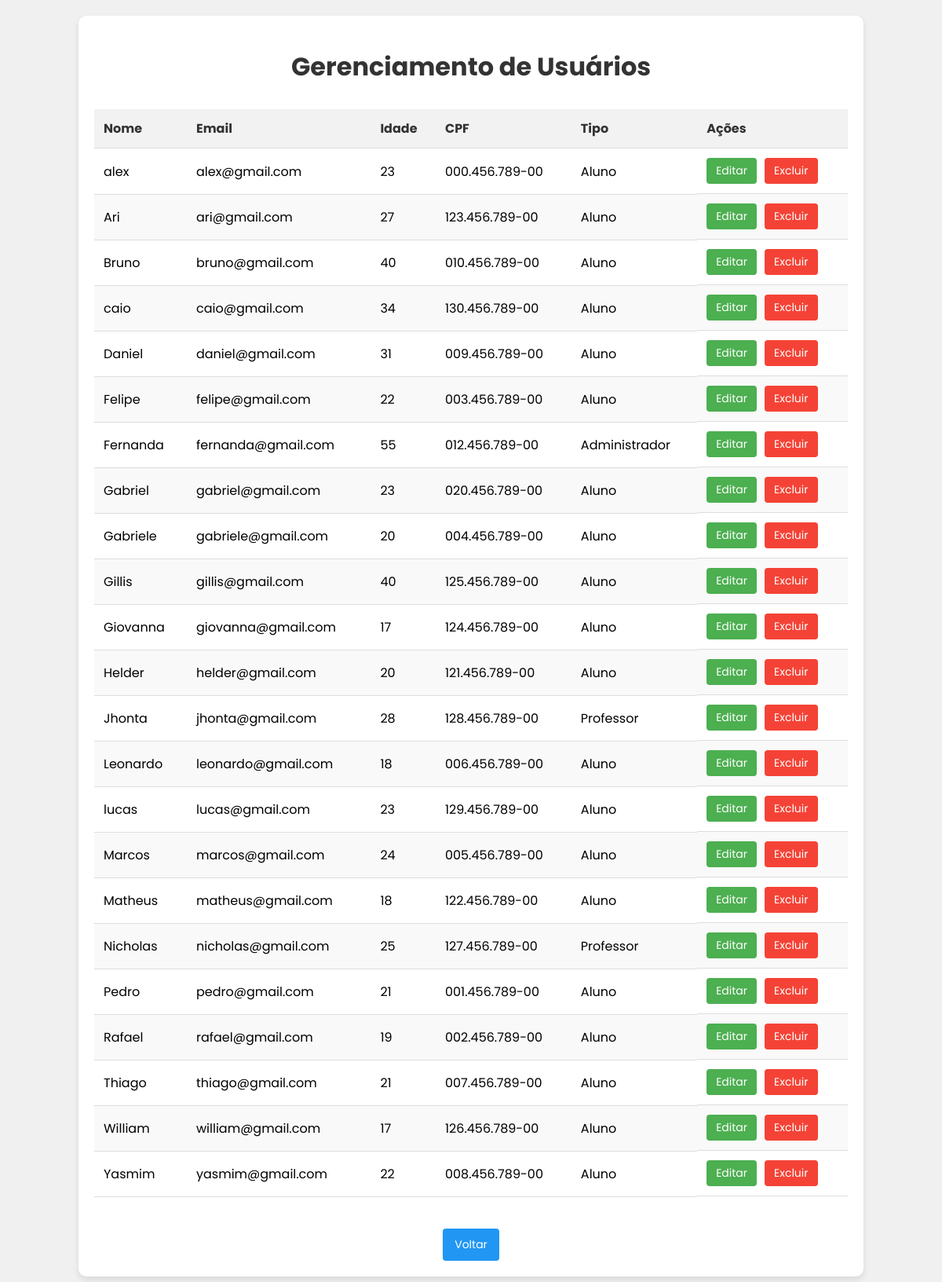
The app's page /gerenciar_usuarios.php (signed in), older data.
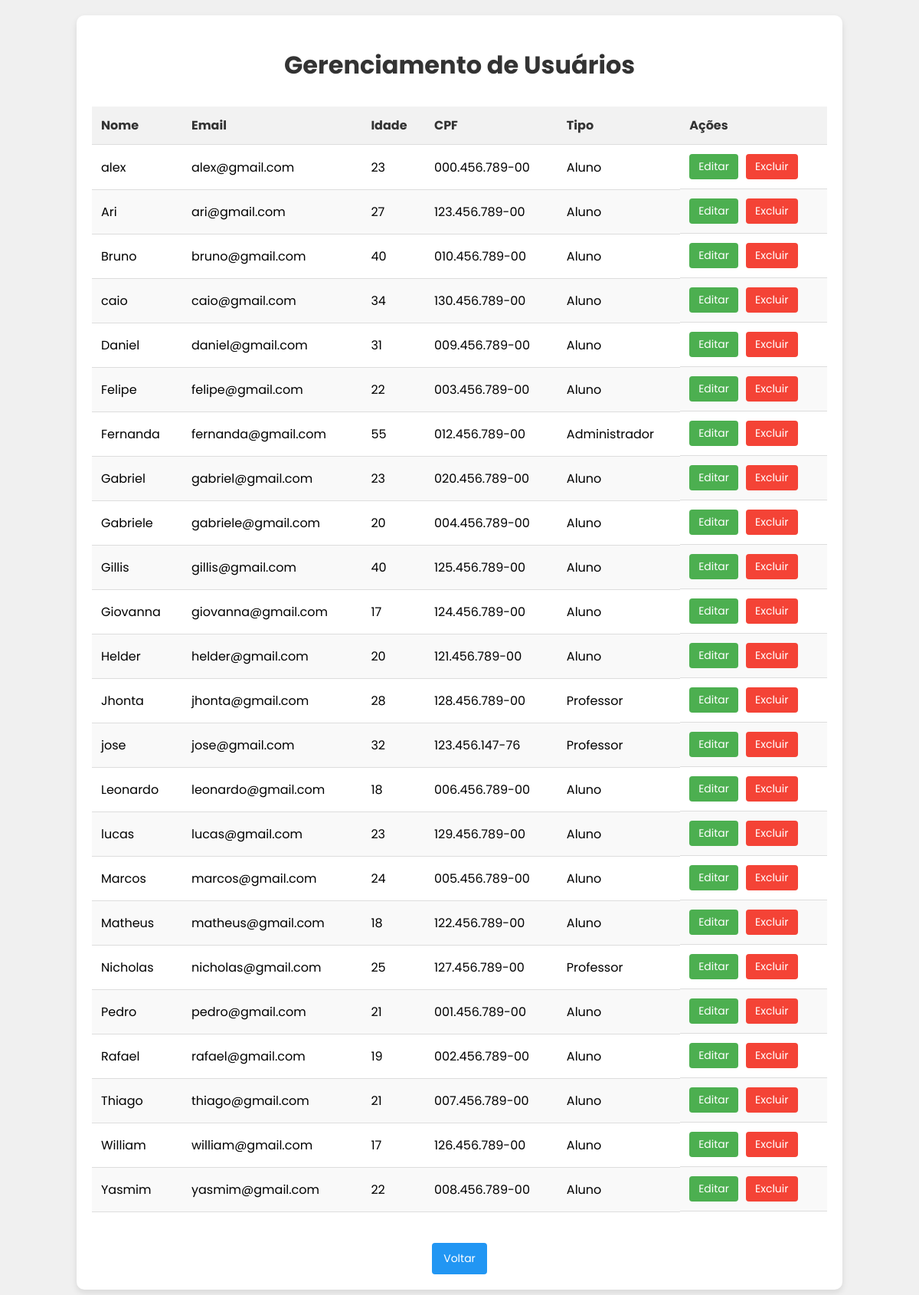
The same page, newer data.
### tables this page shows
CREATE TABLE usuarios (
  id INT NOT NULL AUTO_INCREMENT,
  nome VARCHAR(40) NOT NULL,
  email VARCHAR(50) UNIQUE NOT NULL,
  idade INT NOT NULL,
  cpf VARCHAR(14) UNIQUE NOT NULL,
  senha VARCHAR(255) NOT NULL,
  tipo ENUM('Professor','Aluno', "Administrador") NOT NULL,
  PRIMARY KEY (id)
);

### gerenciar_usuarios.php (the view, shortened to what this page needs)
<?php
include("conexao.php");
if (!isset($_SESSION['admin_id'])) {
    header("Location: index.html");
    exit;
}
else {
    $admin_id = $_SESSION['admin_id'];
}
$sql = "SELECT id, nome, email, idade, cpf, tipo FROM usuarios WHERE id != $admin_id ORDER BY nome";
$resultado = mysqli_query($connection, $sql);
?>
<!DOCTYPE html>
<html lang="pt-br">
<head>
    <link rel="stylesheet" href="Style/gerUser.css">
</head>
<body>
    <div class="container">
        <h1>Gerenciamento de Usuários</h1>
        <?php if (mysqli_num_rows($resultado) > 0): ?>
            <table>
                <thead>
                    <tr>
                        <th>Nome</th>
                        <th>Email</th>
                        <th>Idade</th>
                        <th>CPF</th>
                        <th>Tipo</th>
                        <th>Ações</th>
                    </tr>
                </thead>
                <tbody>
                    <?php while ($usuario = mysqli_fetch_assoc($resultado)): ?>
                        <tr>
                            <td><?php echo htmlspecialchars($usuario['nome']); ?></td>
                            <td><?php echo htmlspecialchars($usuario['email']); ?></td>
                            <td><?php echo htmlspecialchars($usuario['idade']); ?></td>
                            <td><?php echo htmlspecialchars($usuario['cpf']); ?></td>
                            <td><?php echo htmlspecialchars($usuario['tipo']); ?></td>
                            <td class="acoes">
                                <a href="editar_usuario.php?id=<?php echo $usuario['id']; ?>" class="btn btn-editar">Editar</a>
                                <form method="post" style="display: inline;">
                                    <button type="submit" name="deletar" class="btn btn-excluir" onclick="return confirm('Tem certeza que deseja excluir este usuário?')">Excluir</button>
                                </form>
                            </td>
                        </tr>
                    <?php endwhile; ?>
                </tbody>
            </table>
        <?php else: ?>
            <p>Nenhum usuário cadastrado.</p>
        <?php endif; ?>
        <div style="text-align: center;">
            <a href="administrador.php" class="btn btn-voltar">Voltar</a>
        </div>
    </div>
</body>
</html>

### Style/gerUser.css (style rules this page uses)
* { font-family: "poppins", sans-serif; }
body { font-family: Arial, sans-serif; background-color: #f0f0f0; margin: 0; padding: 0; }
.container { background-color: white; padding: 20px; border-radius: 10px; box-shadow: 0 4px 8px rgba(0, 0, 0, 0.1); width: 80%; margin: 20px auto; }
h1 { color: #333; text-align: center; margin-bottom: 30px; }
table { width: 100%; border-collapse: collapse; margin-bottom: 20px; }
th, td { padding: 12px; text-align: left; border-bottom: 1px solid #ddd; }
th { background-color: #f2f2f2; color: #333; }
tr:nth-child(even) { background-color: #f9f9f9; }
.acoes { display: flex; gap: 10px; }
.btn { padding: 6px 12px; border: none; border-radius: 4px; cursor: pointer; text-decoration: none; font-size: 14px; }
.btn-editar { background-color: #4CAF50; color: white; }
.btn-excluir { background-color: #f44336; color: white; }
.btn-voltar { background-color: #2196F3; color: white; padding: 10px 15px; display: inline-block; margin-top: 20px; }

Row changes from the older to the newer data that the page shows:
added usuarios: nome "jose", email "jose@gmail.com", idade "32", cpf "123.456.147-76", tipo "Professor"
